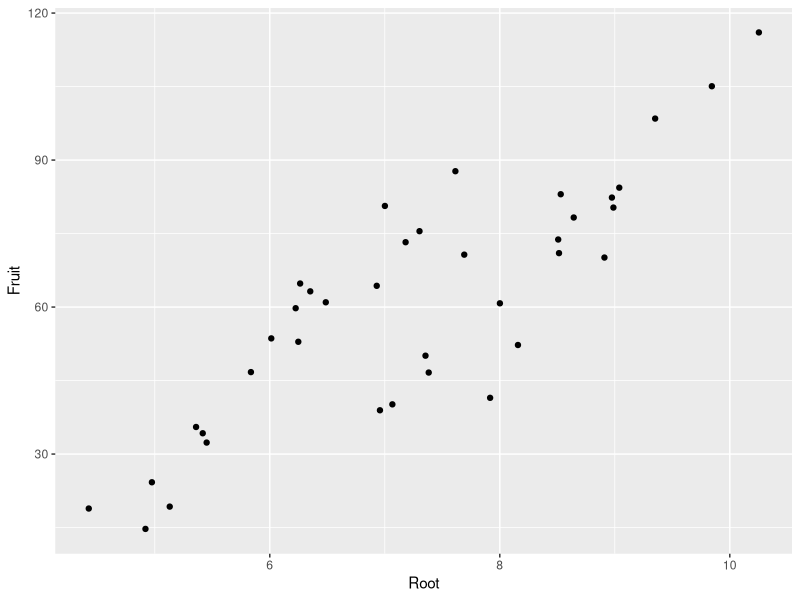
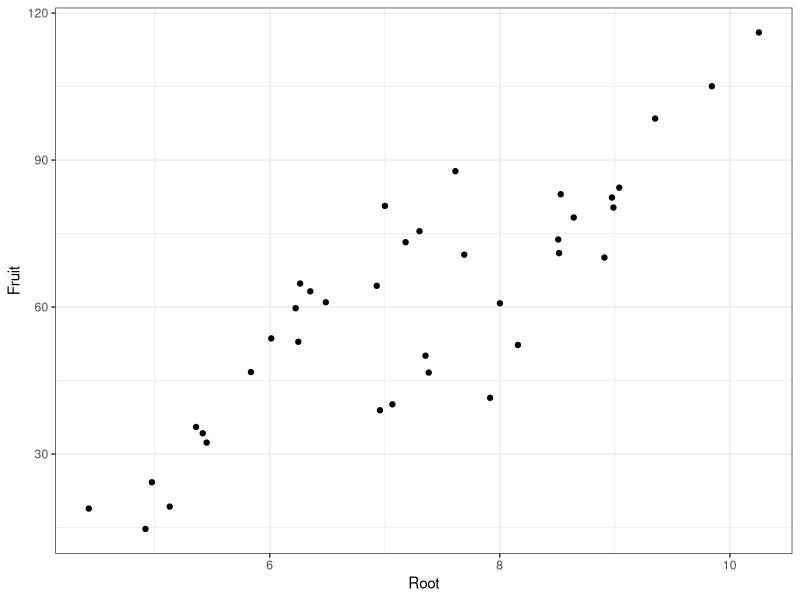
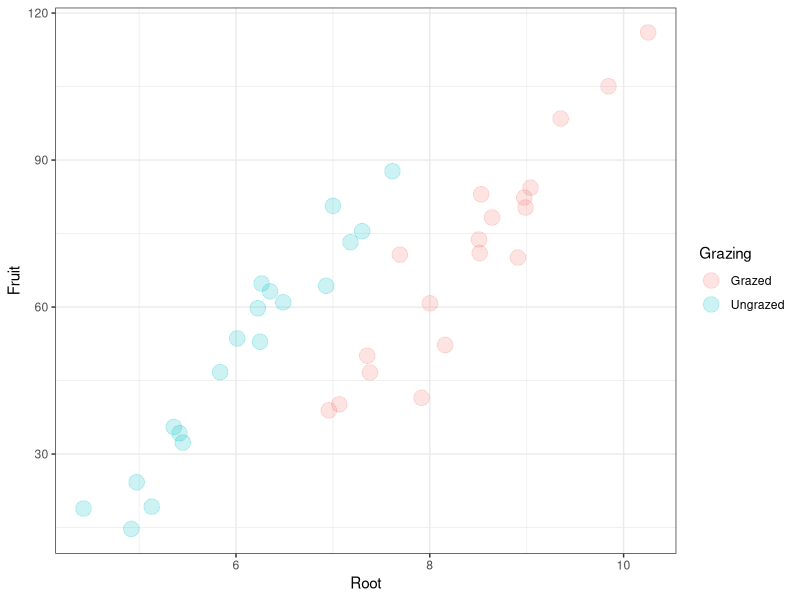
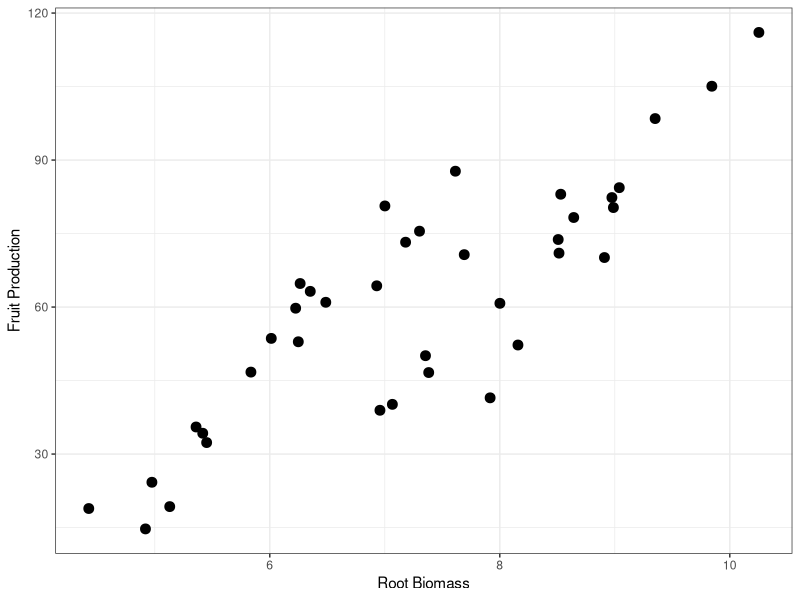
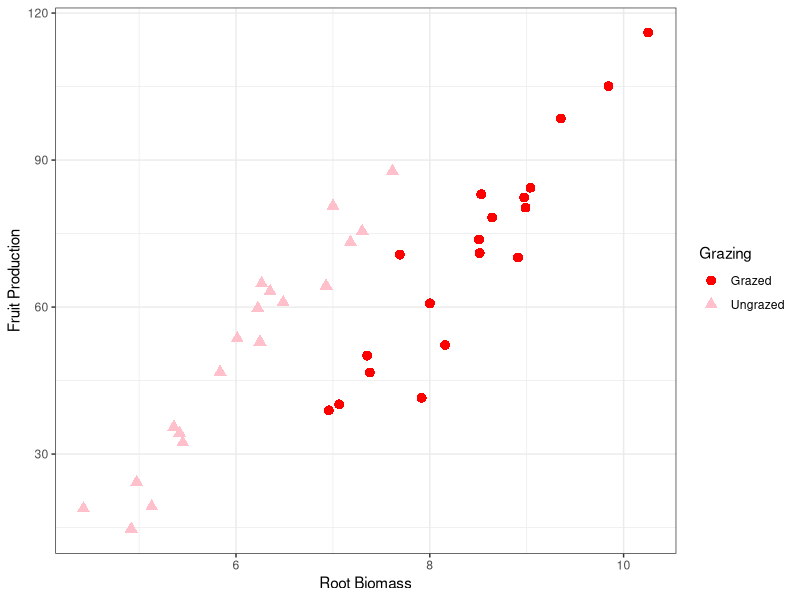
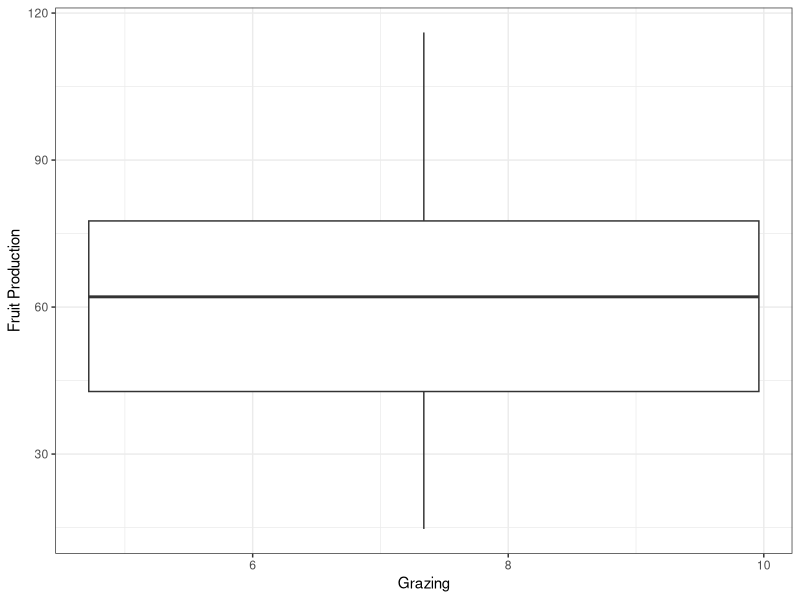
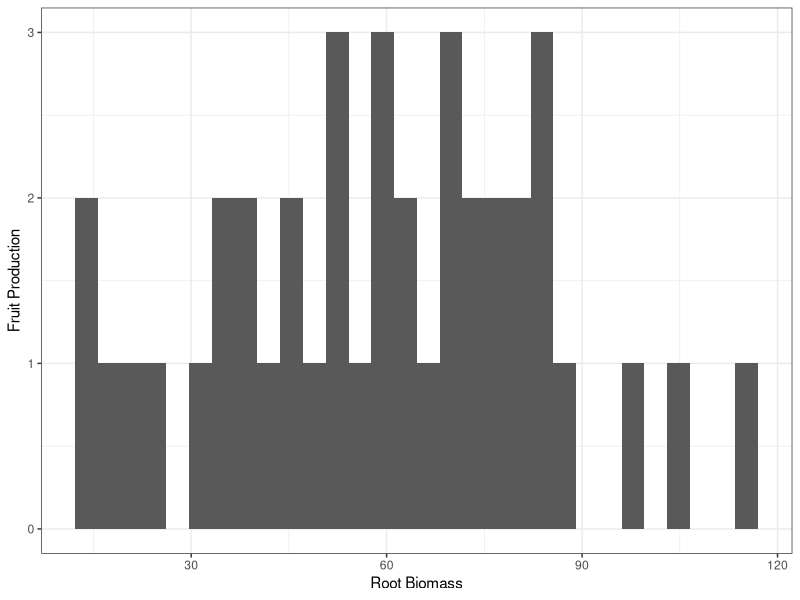
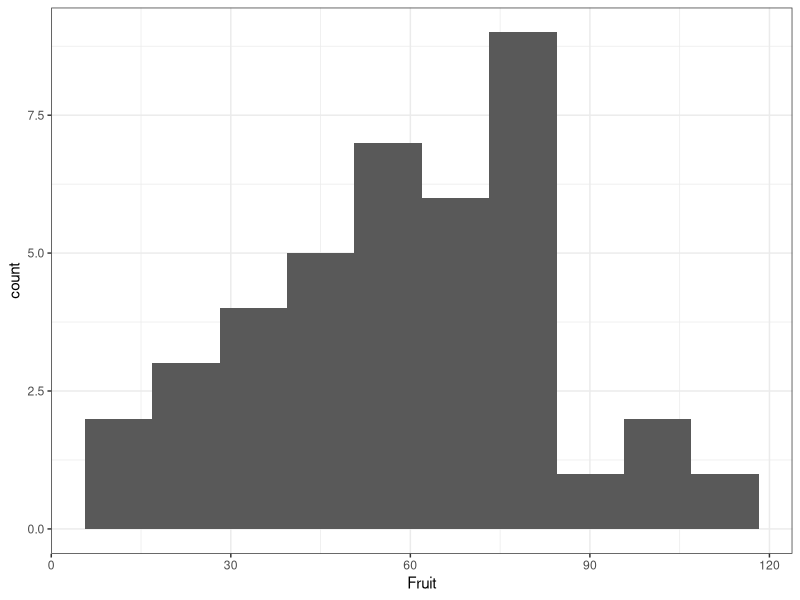

Here is the R script that generated these plots, in order:
#Lab2
#Chanasorn Chirapongsathon 6787015
#Saksit Jittasopee 6787077
setwd("C:/Users/Acer/Desktop/DST - Coding/Statistics/Lab2")
getwd()

#import library
library(dplyr)
#install.packages("ggplot2")
library(ggplot2)

#import data
compensation <- read.csv("compensation.csv")
head(compensation)
glimpse(compensation)

#scatter plot
ggplot(compensation,aes(x=Root,y=Fruit))+
  geom_point()

#customize
#get rid of the grey background
ggplot(compensation,aes(x=Root,y=Fruit))+
  geom_point()+
  theme_bw()

#Increase size of th plot + plot alpha
ggplot(compensation,aes(x=Root,y=Fruit, colour = Grazing))+ #color Grazing
  geom_point(size = 5,alpha =0.2)+ 
  theme_bw()

#add line and alter x-axis and y-axis labels
ggplot(compensation,aes(x=Root,y=Fruit))+
  geom_point(size = 3)+
  xlab("Root Biomass")+
  ylab("Fruit Production")+
  theme_bw()

#adjust color and adjust the shape
ggplot(compensation,aes(x=Root,y=Fruit, colour = Grazing, shape = Grazing))+
  geom_point(size = 3)+
  scale_colour_manual(values = c("red","pink"))+
  xlab("Root Biomass")+
  ylab("Fruit Production")+
  theme_bw()

#box-and-whisker plot
ggplot(compensation,aes(x=Root,y=Fruit))+
  geom_boxplot()+
  xlab("Grazing") +
  ylab("Fruit Production") +
  theme_bw() 

#histogram
ggplot(compensation,aes(x=Fruit))+
  geom_histogram()+
  xlab("Root Biomass")+
  ylab("Fruit Production")+
  theme_bw()

#if we want to adjust bin
ggplot(compensation,aes(x=Fruit))+
  geom_histogram(bins = 10)+
  theme_bw()

#adjust binwidth
ggplot(compensation,aes(x=Fruit))+
  geom_histogram(binwidth = 15)+
  theme_bw()

#split the graph
ggplot(compensation,aes(x=Fruit))+
  geom_histogram(binwidth = 15)+
  facet_wrap(~Grazing)